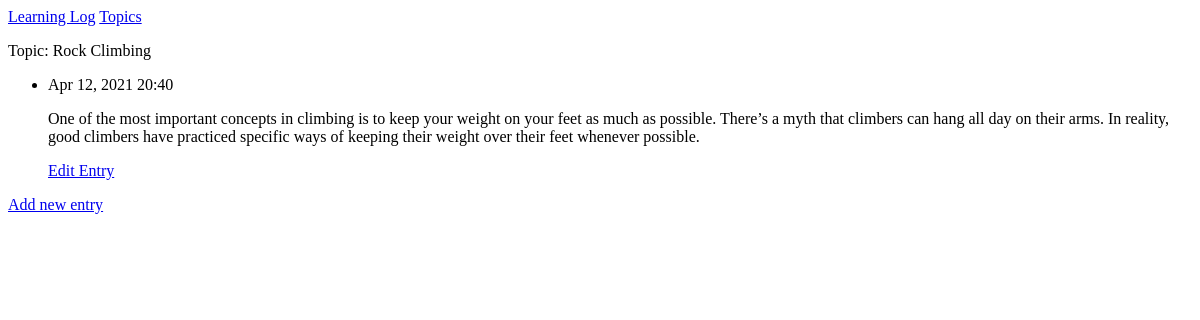
Before: /topics/2/ with the older database file.
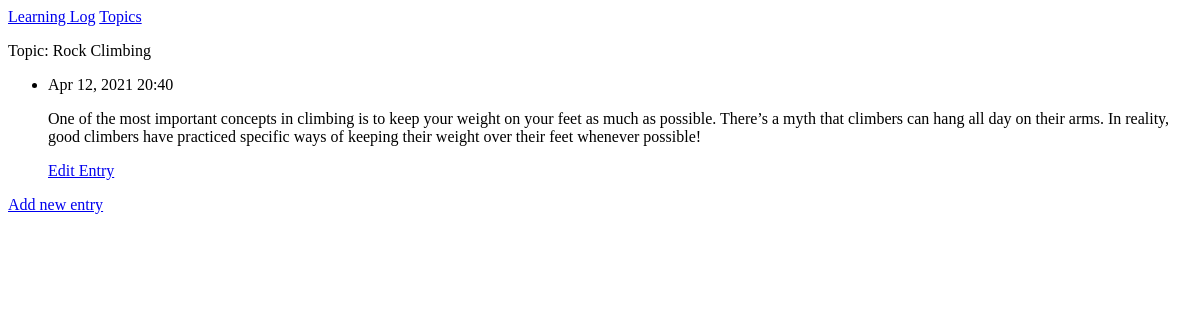
After: the same page with the newer database file.
### MainApp/models.py (models this page shows, shortened)
class Entry(models.Model):
    topic = models.ForeignKey(Topic, on_delete=models.CASCADE)
    text = models.TextField()
    date_added = models.DateTimeField(auto_now_add=True)
    class Meta:
        verbose_name_plural = "entries"

### MainApp/views.py (the view)
# urls.py: path("topics/<int:topic_id>/", views.topic, name="topic"),
def topic(request, topic_id):
    topic = Topic.objects.get(id=topic_id)
    entries = topic.entry_set.order_by("-date_added")  # The - puts it in desc order
    context = {"topic": topic, "entries": entries}
    return render(request, "MainApp/topic.html", context)

### MainApp/models.py (called while the page is built)
    def __str__(self):
        return self.text

### MainApp/templates/MainApp/topic.html
{% extends "MainApp/base.html" %}
{%block content%}
<p>Topic: {{topic}}
<p>
<ul>
    {%for entry in entries %}
    <li>
        <p>{{entry.date_added | date:'M d, Y H:i' }}</p>
        <p>{{entry.text | linebreaks }}</p>
        <p>
            <a href="{% url 'MainApp:edit_entry' entry.id %}">Edit Entry</a>
    </li>
    {% empty %}
    <li>There are no entries for this topic yet.</li>
    {%endfor%}
</ul>
<p>
    <a href="{% url 'MainApp:new_entry' topic.id %}">Add new entry</a>
</p>
{%endblock content%}

Changed rows visible on the page:
changed Entry: text "…over their feet whenever possible." → "…over their feet whenever possible!"
